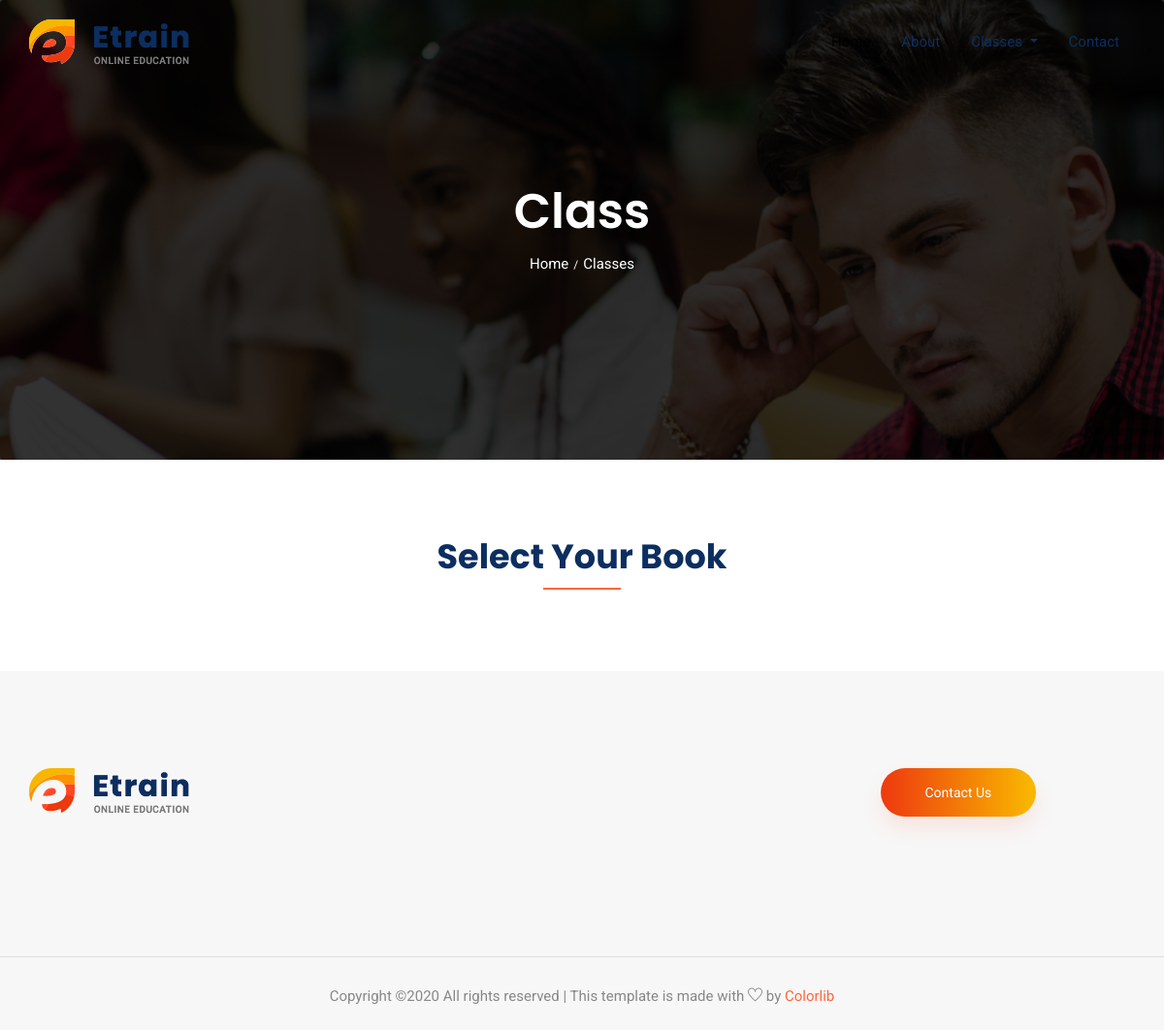
/class-1/, run on an earlier commit of the app's database.
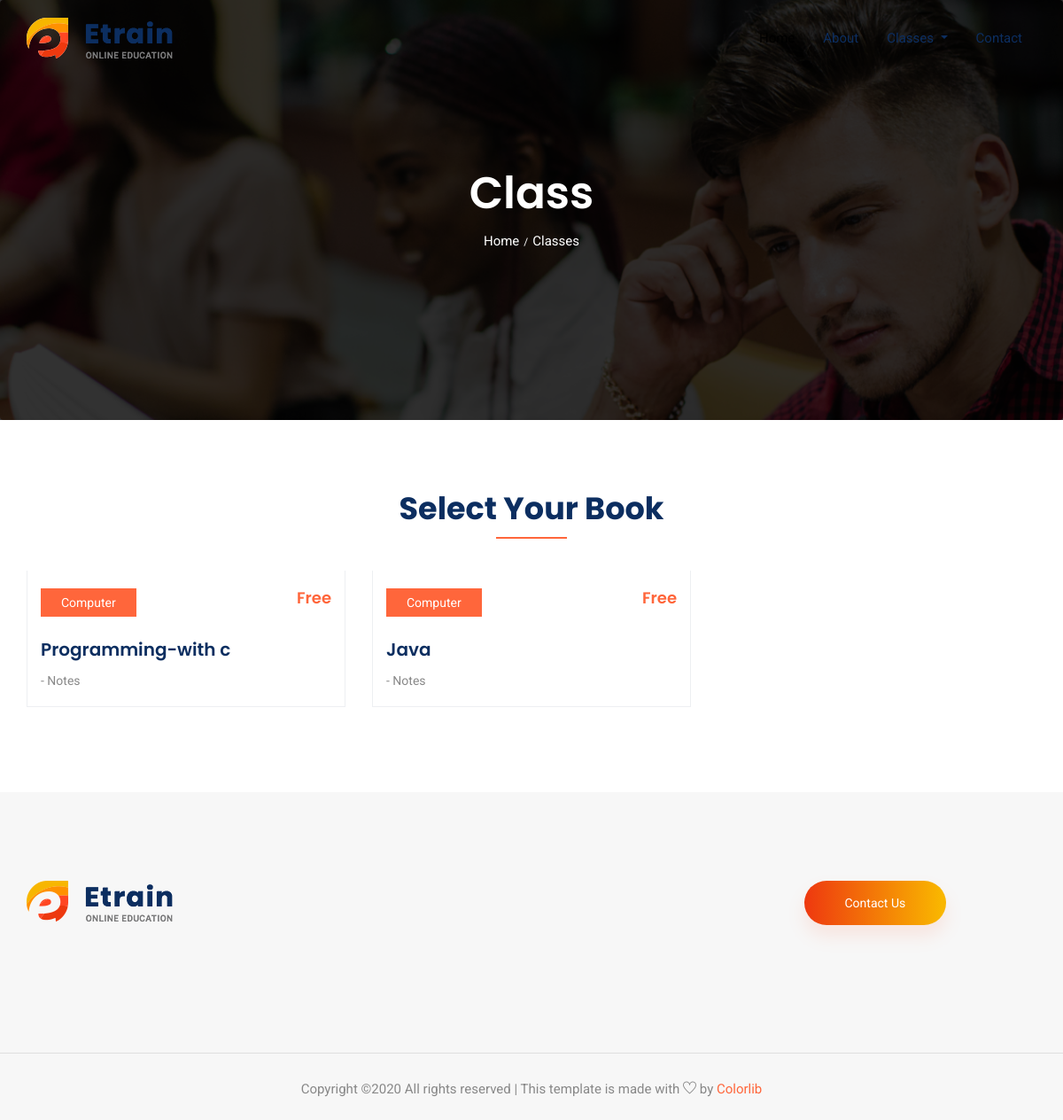
And on a later commit of the database.
### standard/models.py (models this page shows, shortened)
class Book(models.Model):
    standard = models.ForeignKey(Standard, on_delete=models.CASCADE)
    subject = models.CharField( max_length=50)
    name = models.CharField( max_length=50)
    slug = models.SlugField(unique=True)
    description = models.CharField(max_length=250, blank=True, null=True)
    created_at = models.DateTimeField(auto_now_add=True)
    updated_at = models.DateTimeField(auto_now=True)

### standard/views.py (the view)
# urls.py: path('<slug:slug>/', bookList, name='book-list'),
def bookList(request, slug):
    class_item = Standard.objects.get(slug=slug)
    book_list = Book.objects.filter(standard=class_item)
    return render(request, 'standard/book.html', {'book_list':book_list})

### standard/context_processors.py (called while the page is built)
def standard_list(request):
    standard_list = Standard.objects.all()
    kwargs = {
        'standard_list':standard_list
    }
    return kwargs

### standard/models.py (called while the page is built)
    def get_absolute_url(self):
        return reverse("standard:book-list", kwargs={"slug": self.slug})

### templates/standard/book.html (shortened to what this page needs)
{% extends "base.html" %}
{% block content %}
    <section class="breadcrumb breadcrumb_bg">
        <div class="container">
            <div class="row">
                <div class="col-lg-12">
                    <div class="breadcrumb_iner text-center">
                        <div class="breadcrumb_iner_item">
                            <h2>Class</h2>
                            <p>Home<span>/</span>Classes</p>
                        </div>
                    </div>
                </div>
            </div>
        </div>
    </section>
    <section class="special_cource padding_top">
        <div class="container">
            <div class="row justify-content-center">
                <div class="col-xl-5">
                    <div class="section_tittle text-center">
                        <h2>Select Your Book</h2>
                    </div>
                </div>
            </div>
            <div class="row mb-5 ">
                {% for list in book_list %}
                <div class="col-sm-6 col-lg-4 mb-5">
                    <div class="single_special_cource">
                        <div class="special_cource_text">
                            <a href="{{list.slug}}" class="btn_4">{{list.subject}}</a>
                            <h4>Free</h4>
                            <a href="{{list.slug}}">
                                <h3>{{list.name}}</h3>
                            </a>
                            {% if object.description %}
                            <p>{{object.description}}</p>
                            {% else %}
                            <p>{{object.name}} - Notes</p>
                            {% endif %}
                        </div>
                    </div>
                </div>
                {% endfor %}
                </div>
        </div>
    </section>
{% endblock content %}

What changed in the data, as far as the page shows it:
added Book: subject "Computer", name "Programming-with c"
added Book: subject "Computer", name "Java"
